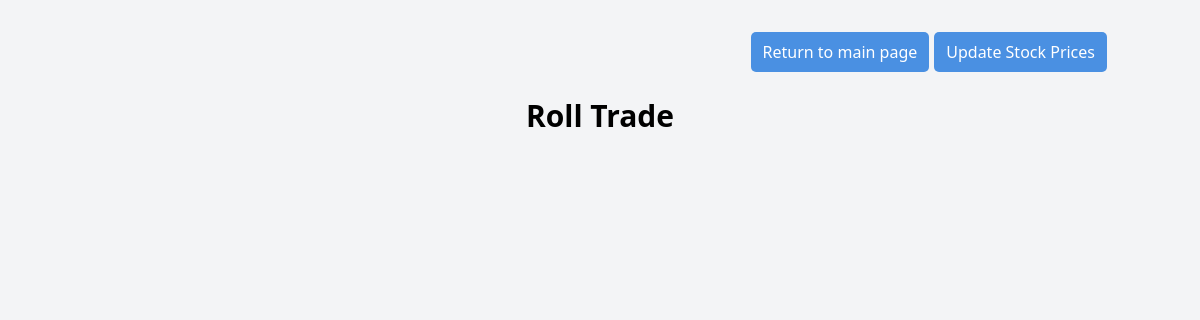
Page /roll_trade/?strategy_id=2 on the earlier database version.
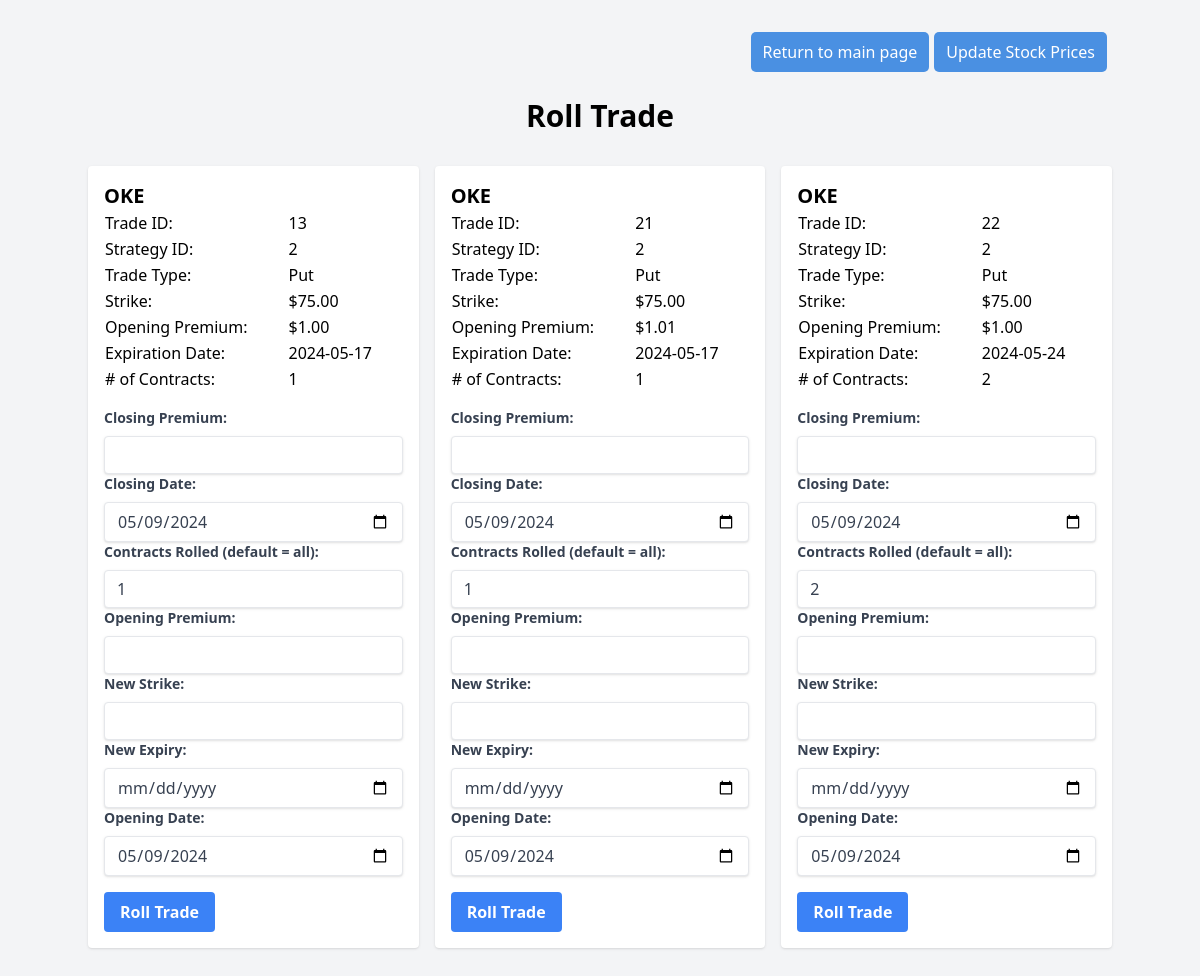
Same page on the later database version.
### sql_app/models.py (models this page shows, shortened)
class Strategy(Base):
    __tablename__ = "strategies"
    id = Column(Integer, primary_key=True, index=True)
    underlying = Column(String)
    average_cost_basis = Column(Float)
    adjusted_cost_basis = Column(Float)
    initial_trade_date = Column(Date)
    total_premium_received = Column(Float)
    premium_per_share = Column(Float)
    status = Column(String)
    closing_date = Column(Date)
    trades = relationship("Trade", back_populates="strategy")
    prices = relationship("Prices", backref="strategy")

class Trade(Base):
    __tablename__ = "trades"
    id = Column(Integer, primary_key=True)
    strategy_id = Column(ForeignKey('strategies.id'))
    trade_type = Column(String)
    call_purchase_price = Column(Float)
    strike = Column(Float)
    expiry = Column(Date)
    opening_premium = Column(Float)
    closing_premium = Column(Float)
    num_contracts = Column(Integer)
    total_premium_received = Column(Float)
    trade_date = Column(Date)
    closing_date = Column(Date)
    assigned_price = Column(Float)
    assigned = Column(Boolean) # When updating a trade and this is true, increment times assigned in strategies
    status = Column(String)
    comments = Column(String)
    strategy = relationship("Strategy", back_populates="trades")

### main.py (the view)
@app.get("/roll_trade/")
async def roll_trade_form(request: Request, strategy_id: int, db: Session = Depends(get_db)):
    strategy = db.query(models.Strategy).filter(models.Strategy.id == strategy_id).first()
    trades = db.query(models.Trade).filter(models.Trade.strategy_id == strategy_id).filter(models.Trade.status == "Open")
    if strategy is None:
        raise HTTPException(status_code=404, detail="Strategy not found")
    if trades is None:
        raise HTTPException(status_code=404, detail="Trade not found")
    return templates.TemplateResponse("roll_trade.html", {"request" : request, "strategy_id": strategy_id, "strategy" : strategy, "trades" : trades, "current_date" : current_date})

### sql_app/templates/roll_trade.html (shortened to what the changed rows need)
<!DOCTYPE html>
<html lang="en">
<head>
    <script src="https://cdn.tailwindcss.com"></script>
    <link rel="stylesheet" href="/static/styles.css">
</head>
<body class="bg-gray-100">
    <div class="container mx-auto py-8">
        <h1 class="text-3xl font-semibold text-center mb-8">Roll Trade</h1>
        <div class="grid grid-cols-1 md:grid-cols-2 lg:grid-cols-3 gap-4">
            {% for trade in trades %}
            <div class="bg-white rounded shadow p-4">
                <h2 class="text-xl font-semibold">{{ strategy.underlying }}</h2>
                <form action="/roll_trade" method="post">
                <table class="table-auto mb-4">
                    <tbody>
                        <tr>
                            <td class="table-label">Trade ID:</td>
                            <td>{{ trade.id }}</td>
                        </tr>
                        <tr>
                            <td class="table-label">Strategy ID:</td>
                            <td>{{ trade.strategy_id }}</td>
                        </tr>
                        <tr>
                            <td class="table-label">Trade Type:</td>
                            <td>{{ trade.trade_type }}</td>
                        </tr>
                        <tr>
                            <td class="table-label">Strike:</td>
                            <td>{{ "$%.2f"|format(trade.strike) }}</td>
                        </tr>
                        <tr>
                            <td class="table-label">Opening Premium:</td>
                            <td>{{ "$%.2f"|format(trade.opening_premium) }}</td>
                        </tr>
                        <tr>
                            <td class="table-label">Expiration Date:</td>
                            <td>{{ trade.expiry }}</td>
                        </tr>
                        <tr>
                            <td class="table-label"># of Contracts:</td>
                            <td>{{ trade.num_contracts }}</td>
                        </tr>
                    </tbody>
                </table>
                <label class="block text-gray-700 text-sm font-bold mb-2" for="closing_premium">Closing Premium:</label>
                <input class="shadow appearance-none border rounded w-full py-2 px-3 text-gray-700 leading-tight focus:outline-none focus:shadow-outline" id="closing_premium" name="closing_premium" type="number" step="0.01">
                <label class="block text-gray-700 text-sm font-bold mb-2" for="closing_date">Closing Date:</label>
                <input class="shadow appearance-none border rounded w-full py-2 px-3 text-gray-700 leading-tight focus:outline-none focus:shadow-outline" id="closing_date" name="closing_date" type="date" value="{{ current_date }}">
                <label class="block text-gray-700 text-sm font-bold mb-2" for="rolled_contracts">Contracts Rolled (default = all):</label>
                <input class="shadow appearance-none border rounded w-full py-2 px-3 text-gray-700 leading-tight focus:outline-none focus:shadow-outline" id="rolled_contracts" name="rolled_contracts" type="number" value="{{ trade.num_contracts }}">
                <label class="block text-gray-700 text-sm font-bold mb-2" for="opening_premium">Opening Premium:</label>
                <input class="shadow appearance-none border rounded w-full py-2 px-3 text-gray-700 leading-tight focus:outline-none focus:shadow-outline" id="opening_premium" name="opening_premium" type="number" step="0.01">
                <label class="block text-gray-700 text-sm font-bold mb-2" for="new_strike">New Strike:</label>
                <input class="shadow appearance-none border rounded w-full py-2 px-3 text-gray-700 leading-tight focus:outline-none focus:shadow-outline" id="new_strike" name="new_strike" type="number" step="0.01">
                <label class="block text-gray-700 text-sm font-bold mb-2" for="new_expiry">New Expiry:</label>
                <input class="shadow appearance-none border rounded w-full py-2 px-3 text-gray-700 leading-tight focus:outline-none focus:shadow-outline" id="new_expiry" name="new_expiry" type="date">
                <label class="block text-gray-700 text-sm font-bold mb-2" for="opening_date">Opening Date:</label>
                <input class="shadow appearance-none border rounded w-full py-2 px-3 text-gray-700 leading-tight focus:outline-none focus:shadow-outline" id="opening_date" name="opening_date" type="date" value="{{ current_date }}">
                <div class="flex items-center justify-between mt-4">
                    <button class="bg-blue-500 hover:bg-blue-700 text-white font-bold py-2 px-4 rounded focus:outline-none focus:shadow-outline" type="submit">
                        Roll Trade
                    </button>
                </form>
                </div>
            </div>
            {% endfor %}
    </div>
</body>
</html>

Differences in the rows shown:
added Trade: id "13", strategy_id "2", trade_type "Put", strike "$75.00", opening_premium "$1.00", expiry "2024-05-17", num_contracts "1", closing_date "05/09/2024", rolled_contracts "1", opening_date "05/09/2024"
now on this page (row edited): Strategy: underlying "OKE"
added Trade: id "21", strategy_id "2", trade_type "Put", strike "$75.00", opening_premium "$1.01", expiry "2024-05-17", num_contracts "1", closing_date "05/09/2024", rolled_contracts "1", opening_date "05/09/2024"
added Trade: id "22", strategy_id "2", trade_type "Put", strike "$75.00", opening_premium "$1.00", expiry "2024-05-24", num_contracts "2", closing_date "05/09/2024", rolled_contracts "2", opening_date "05/09/2024"
